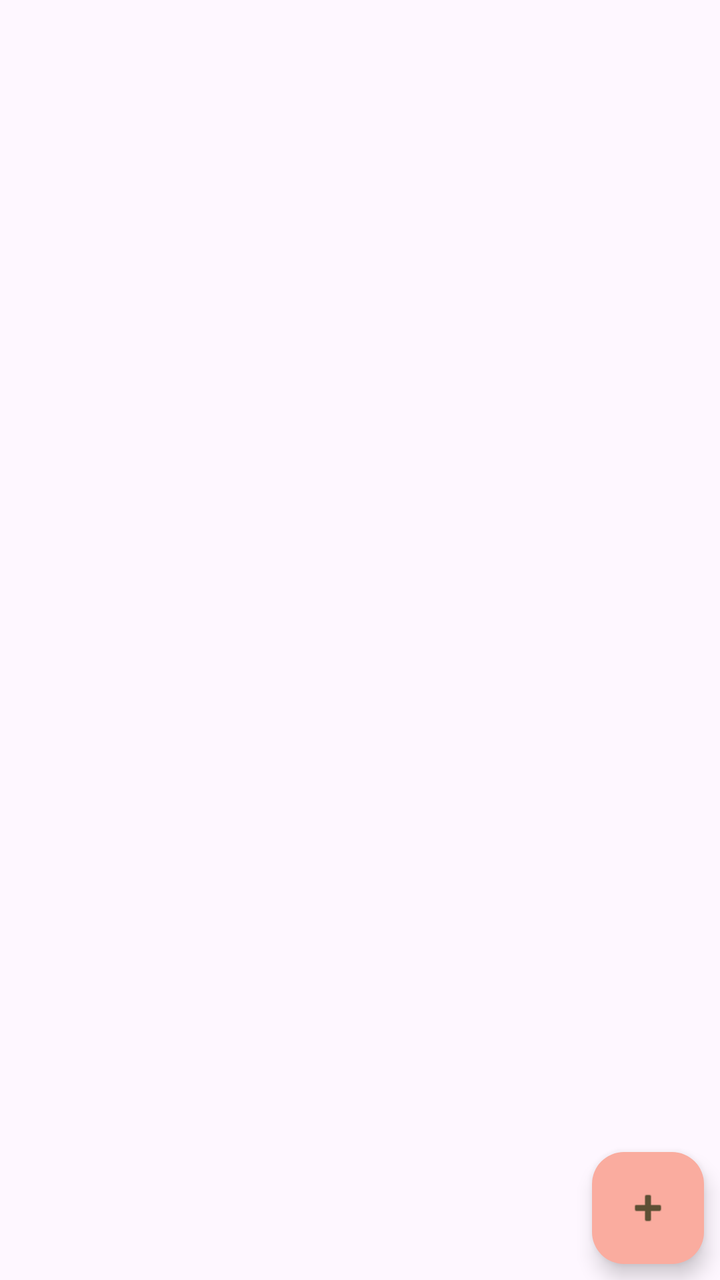
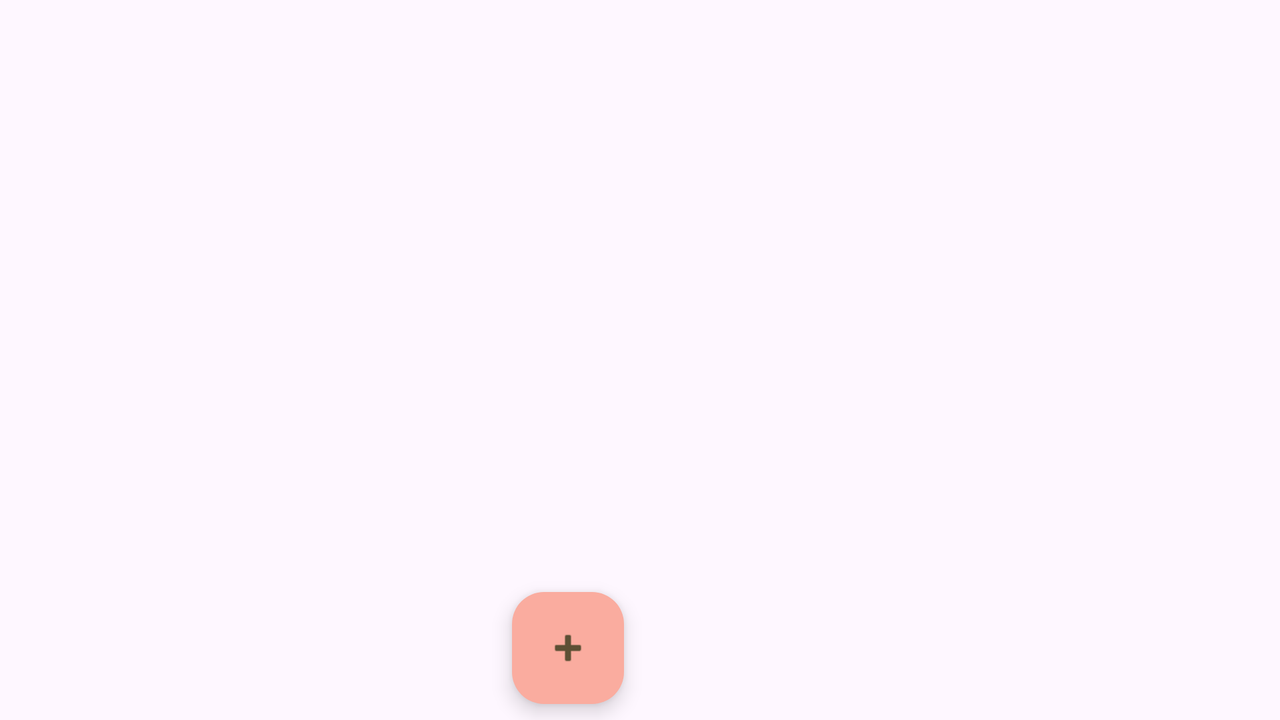

First picture: res/layout/ on a phone held upright. Second picture: the repository's own variant of that layout, on a device whose configuration matches the variant's folder. Source for both follows.
<!-- AndroidManifest.xml: application theme Theme.ShoppingList -->
<!-- res/layout/activity_main.xml -->
<?xml version="1.0" encoding="utf-8"?>
<androidx.constraintlayout.widget.ConstraintLayout xmlns:android="http://schemas.android.com/apk/res/android"
    xmlns:app="http://schemas.android.com/apk/res-auto"
    xmlns:tools="http://schemas.android.com/tools"
    android:layout_width="match_parent"
    android:layout_height="match_parent"
    tools:context=".presentation.MainActivity">

    <androidx.recyclerview.widget.RecyclerView
        android:id="@+id/rvShopList"
        android:layout_width="match_parent"
        android:layout_height="match_parent"
        app:layoutManager="androidx.recyclerview.widget.LinearLayoutManager"
        tools:listitem="@layout/item_shop_enabled" />

    <com.google.android.material.floatingactionbutton.FloatingActionButton
        android:id="@+id/fabAddShopItem"
        android:layout_width="wrap_content"
        android:layout_height="wrap_content"
        android:layout_margin="8dp"
        android:clickable="true"
        android:contentDescription="@string/add_new_item"
        android:focusable="true"
        app:backgroundTint="#FAAC9F"
        app:tint="@color/main_text"
        app:layout_constraintBottom_toBottomOf="parent"
        app:layout_constraintEnd_toEndOf="parent"
        app:srcCompat="@android:drawable/ic_input_add" />

</androidx.constraintlayout.widget.ConstraintLayout>
<!-- res/layout/item_shop_enabled.xml (included above) -->
<?xml version="1.0" encoding="utf-8"?>
<androidx.cardview.widget.CardView xmlns:android="http://schemas.android.com/apk/res/android"
    xmlns:app="http://schemas.android.com/apk/res-auto"
    xmlns:tools="http://schemas.android.com/tools"
    android:layout_width="match_parent"
    android:layout_height="wrap_content"
    app:cardCornerRadius="4dp"
    app:cardElevation="4dp"
    app:cardUseCompatPadding="true">

    <LinearLayout
        android:layout_width="match_parent"
        android:layout_height="wrap_content"
        android:background="#DDCDA5"
        android:orientation="horizontal"
        android:padding="16dp">

        <TextView
            android:id="@+id/tvName"
            android:layout_width="0dp"
            android:layout_height="wrap_content"
            android:layout_weight="1"
            android:textColor="#5C4F34"
            android:textSize="20sp"
            android:textStyle="bold"
            tools:text="Салфетки" />

        <TextView
            android:id="@+id/tvAmount"
            android:layout_width="wrap_content"
            android:layout_height="wrap_content"
            android:textColor="#5C4F34"
            android:textSize="20sp"
            android:textStyle="bold"
            tools:text="1" />

    </LinearLayout>

</androidx.cardview.widget.CardView>
<!-- resources referenced by this layout -->
<resources>
  <color name="main_text">#5C4F34</color>
  <string name="add_new_item">Add new item</string>
  <style name="Theme.ShoppingList" parent="Base.Theme.ShoppingList" />
  <style name="Base.Theme.ShoppingList" parent="Theme.Material3.DayNight.NoActionBar">
          
          
          <item name="colorPrimary">@color/second_main</item>
      </style>
  <color name="second_main">#80DDCDA5</color>
</resources>
<!-- res/layout-land/activity_main.xml (the repository's variant of the layout above) -->
<!-- drawn on the phone turned sideways -->
<?xml version="1.0" encoding="utf-8"?>
<layout>

    <androidx.constraintlayout.widget.ConstraintLayout xmlns:android="http://schemas.android.com/apk/res/android"
        xmlns:app="http://schemas.android.com/apk/res-auto"
        xmlns:tools="http://schemas.android.com/tools"
        android:layout_width="match_parent"
        android:layout_height="match_parent"
        tools:context=".presentation.MainActivity">

        <androidx.recyclerview.widget.RecyclerView
            android:id="@+id/rvShopList"
            android:layout_width="0dp"
            android:layout_height="0dp"
            app:layoutManager="androidx.recyclerview.widget.LinearLayoutManager"
            app:layout_constraintBottom_toBottomOf="parent"
            app:layout_constraintEnd_toStartOf="@+id/guidelineMiddle"
            app:layout_constraintStart_toStartOf="parent"
            app:layout_constraintTop_toTopOf="parent"
            tools:listitem="@layout/item_shop_enabled" />

        <com.google.android.material.floatingactionbutton.FloatingActionButton
            android:id="@+id/fabAddShopItem"
            android:layout_width="wrap_content"
            android:layout_height="wrap_content"
            android:layout_margin="8dp"
            android:clickable="true"
            android:contentDescription="@string/add_new_item"
            android:focusable="true"
            app:backgroundTint="#FAAC9F"
            app:layout_constraintBottom_toBottomOf="parent"
            app:layout_constraintEnd_toStartOf="@+id/guidelineMiddle"
            app:srcCompat="@android:drawable/ic_input_add"
            app:tint="@color/main_text" />

        <androidx.constraintlayout.widget.Guideline
            android:id="@+id/guidelineMiddle"
            android:layout_width="wrap_content"
            android:layout_height="wrap_content"
            android:orientation="vertical"
            app:layout_constraintGuide_percent="0.5" />

        <androidx.fragment.app.FragmentContainerView
            android:id="@+id/shop_item_container"
            android:layout_width="0dp"
            android:layout_height="match_parent"
            app:layout_constraintEnd_toEndOf="parent"
            app:layout_constraintStart_toEndOf="@+id/guidelineMiddle" />

    </androidx.constraintlayout.widget.ConstraintLayout>
</layout>
